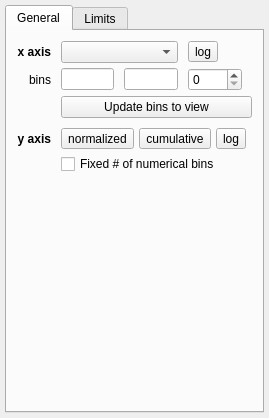
<?xml version="1.0" encoding="UTF-8"?>
<ui version="4.0">
 <class>Widget</class>
 <widget class="QWidget" name="Widget">
  <property name="geometry">
   <rect>
    <x>0</x>
    <y>0</y>
    <width>269</width>
    <height>418</height>
   </rect>
  </property>
  <property name="windowTitle">
   <string>1D Histogram Mod</string>
  </property>
  <layout class="QGridLayout" name="gridLayout_5">
   <property name="leftMargin">
    <number>5</number>
   </property>
   <property name="topMargin">
    <number>5</number>
   </property>
   <property name="rightMargin">
    <number>5</number>
   </property>
   <property name="bottomMargin">
    <number>5</number>
   </property>
   <property name="verticalSpacing">
    <number>5</number>
   </property>
   <item row="9" column="2">
    <widget class="QTabWidget" name="tab_widget">
     <property name="currentIndex">
      <number>0</number>
     </property>
     <widget class="QWidget" name="tab">
      <attribute name="title">
       <string>General</string>
      </attribute>
      <layout class="QGridLayout" name="gridLayout_2">
       <property name="leftMargin">
        <number>10</number>
       </property>
       <property name="topMargin">
        <number>10</number>
       </property>
       <property name="rightMargin">
        <number>10</number>
       </property>
       <property name="bottomMargin">
        <number>10</number>
       </property>
       <property name="horizontalSpacing">
        <number>10</number>
       </property>
       <property name="verticalSpacing">
        <number>5</number>
       </property>
       <item row="5" column="1" colspan="4">
        <widget class="QWidget" name="widget" native="true">
         <property name="sizePolicy">
          <sizepolicy hsizetype="Minimum" vsizetype="Minimum">
           <horstretch>0</horstretch>
           <verstretch>0</verstretch>
          </sizepolicy>
         </property>
         <layout class="QHBoxLayout" name="horizontalLayout_2">
          <property name="spacing">
           <number>5</number>
          </property>
          <property name="leftMargin">
           <number>0</number>
          </property>
          <property name="topMargin">
           <number>0</number>
          </property>
          <property name="rightMargin">
           <number>0</number>
          </property>
          <property name="bottomMargin">
           <number>0</number>
          </property>
          <item>
           <widget class="QToolButton" name="bool_normalize">
            <property name="text">
             <string>normalized</string>
            </property>
            <property name="checkable">
             <bool>true</bool>
            </property>
           </widget>
          </item>
          <item>
           <widget class="QToolButton" name="bool_cumulative">
            <property name="text">
             <string>cumulative</string>
            </property>
            <property name="checkable">
             <bool>true</bool>
            </property>
           </widget>
          </item>
          <item>
           <widget class="QToolButton" name="bool_y_log_">
            <property name="text">
             <string>log</string>
            </property>
            <property name="checkable">
             <bool>true</bool>
            </property>
           </widget>
          </item>
          <item>
           <spacer name="horizontalSpacer_3">
            <property name="orientation">
             <enum>Qt::Horizontal</enum>
            </property>
            <property name="sizeHint" stdset="0">
             <size>
              <width>1</width>
              <height>20</height>
             </size>
            </property>
           </spacer>
          </item>
         </layout>
        </widget>
       </item>
       <item row="1" column="2">
        <widget class="QLineEdit" name="valuetext_hist_x_max"/>
       </item>
       <item row="1" column="0">
        <widget class="QLabel" name="label">
         <property name="font">
          <font>
           <weight>50</weight>
           <bold>false</bold>
          </font>
         </property>
         <property name="text">
          <string>bins</string>
         </property>
         <property name="alignment">
          <set>Qt::AlignRight|Qt::AlignTrailing|Qt::AlignVCenter</set>
         </property>
        </widget>
       </item>
       <item row="3" column="1" colspan="4">
        <widget class="QPushButton" name="button_update_bins_to_view">
         <property name="text">
          <string>Update bins to view</string>
         </property>
        </widget>
       </item>
       <item row="8" column="1" colspan="4">
        <spacer name="horizontalSpacer">
         <property name="orientation">
          <enum>Qt::Horizontal</enum>
         </property>
         <property name="sizeHint" stdset="0">
          <size>
           <width>40</width>
           <height>5</height>
          </size>
         </property>
        </spacer>
       </item>
       <item row="4" column="1">
        <spacer name="verticalSpacer_3">
         <property name="orientation">
          <enum>Qt::Vertical</enum>
         </property>
         <property name="sizeType">
          <enum>QSizePolicy::Fixed</enum>
         </property>
         <property name="sizeHint" stdset="0">
          <size>
           <width>20</width>
           <height>5</height>
          </size>
         </property>
        </spacer>
       </item>
       <item row="8" column="0">
        <spacer name="verticalSpacer_2">
         <property name="orientation">
          <enum>Qt::Vertical</enum>
         </property>
         <property name="sizeHint" stdset="0">
          <size>
           <width>20</width>
           <height>40</height>
          </size>
         </property>
        </spacer>
       </item>
       <item row="1" column="1">
        <widget class="QLineEdit" name="valuetext_hist_x_min"/>
       </item>
       <item row="5" column="0">
        <widget class="QLabel" name="label_4">
         <property name="font">
          <font>
           <weight>75</weight>
           <bold>true</bold>
          </font>
         </property>
         <property name="text">
          <string>y axis</string>
         </property>
         <property name="alignment">
          <set>Qt::AlignRight|Qt::AlignTrailing|Qt::AlignVCenter</set>
         </property>
        </widget>
       </item>
       <item row="7" column="1" colspan="4">
        <widget class="QCheckBox" name="bool_common_n_bin">
         <property name="text">
          <string>Fixed # of numerical bins</string>
         </property>
        </widget>
       </item>
       <item row="0" column="0">
        <widget class="QLabel" name="label_3">
         <property name="font">
          <font>
           <weight>75</weight>
           <bold>true</bold>
          </font>
         </property>
         <property name="text">
          <string>x axis</string>
         </property>
         <property name="alignment">
          <set>Qt::AlignRight|Qt::AlignTrailing|Qt::AlignVCenter</set>
         </property>
        </widget>
       </item>
       <item row="1" column="3">
        <widget class="QSpinBox" name="value_hist_n_bin">
         <property name="keyboardTracking">
          <bool>true</bool>
         </property>
         <property name="maximum">
          <number>1000</number>
         </property>
        </widget>
       </item>
       <item row="0" column="1" colspan="2">
        <widget class="QComboBox" name="combosel_x_att">
         <property name="sizeAdjustPolicy">
          <enum>QComboBox::AdjustToMinimumContentsLength</enum>
         </property>
        </widget>
       </item>
       <item row="0" column="3">
        <widget class="QToolButton" name="bool_x_log_">
         <property name="text">
          <string>log</string>
         </property>
         <property name="checkable">
          <bool>true</bool>
         </property>
        </widget>
       </item>
      </layout>
     </widget>
     <widget class="QWidget" name="tab_2">
      <attribute name="title">
       <string>Limits</string>
      </attribute>
      <layout class="QGridLayout" name="gridLayout">
       <property name="leftMargin">
        <number>10</number>
       </property>
       <property name="topMargin">
        <number>10</number>
       </property>
       <property name="rightMargin">
        <number>10</number>
       </property>
       <property name="bottomMargin">
        <number>10</number>
       </property>
       <property name="horizontalSpacing">
        <number>10</number>
       </property>
       <property name="verticalSpacing">
        <number>5</number>
       </property>
       <item row="0" column="2">
        <widget class="QToolButton" name="button_flip_x">
         <property name="styleSheet">
          <string notr="true">padding: 0px</string>
         </property>
         <property name="text">
          <string>⇄</string>
         </property>
        </widget>
       </item>
       <item row="1" column="1">
        <widget class="QLineEdit" name="valuetext_y_min"/>
       </item>
       <item row="0" column="3">
        <widget class="QLineEdit" name="valuetext_x_max"/>
       </item>
       <item row="0" column="1">
        <widget class="QLineEdit" name="valuetext_x_min"/>
       </item>
       <item row="0" column="0">
        <widget class="QLabel" name="label_2">
         <property name="font">
          <font>
           <weight>75</weight>
           <bold>true</bold>
          </font>
         </property>
         <property name="text">
          <string>x axis</string>
         </property>
        </widget>
       </item>
       <item row="1" column="0">
        <widget class="QLabel" name="label_5">
         <property name="font">
          <font>
           <weight>75</weight>
           <bold>true</bold>
          </font>
         </property>
         <property name="text">
          <string>y axis</string>
         </property>
        </widget>
       </item>
       <item row="3" column="3">
        <spacer name="verticalSpacer">
         <property name="orientation">
          <enum>Qt::Vertical</enum>
         </property>
         <property name="sizeHint" stdset="0">
          <size>
           <width>20</width>
           <height>40</height>
          </size>
         </property>
        </spacer>
       </item>
       <item row="1" column="3">
        <widget class="QLineEdit" name="valuetext_y_max"/>
       </item>
       <item row="2" column="1" colspan="4">
        <spacer name="horizontalSpacer_2">
         <property name="orientation">
          <enum>Qt::Horizontal</enum>
         </property>
         <property name="sizeHint" stdset="0">
          <size>
           <width>40</width>
           <height>5</height>
          </size>
         </property>
        </spacer>
       </item>
       <item row="1" column="4">
        <widget class="QToolButton" name="bool_y_log">
         <property name="text">
          <string>log</string>
         </property>
         <property name="checkable">
          <bool>true</bool>
         </property>
        </widget>
       </item>
       <item row="0" column="4">
        <widget class="QToolButton" name="bool_x_log">
         <property name="text">
          <string>log</string>
         </property>
         <property name="checkable">
          <bool>true</bool>
         </property>
        </widget>
       </item>
      </layout>
      <zorder>bool_x_log</zorder>
      <zorder>valuetext_x_max</zorder>
      <zorder>button_flip_x</zorder>
      <zorder>valuetext_x_min</zorder>
      <zorder>valuetext_y_min</zorder>
      <zorder>valuetext_y_max</zorder>
      <zorder>bool_y_log</zorder>
      <zorder>label_2</zorder>
      <zorder>label_5</zorder>
      <zorder>verticalSpacer</zorder>
      <zorder>horizontalSpacer_2</zorder>
     </widget>
    </widget>
   </item>
  </layout>
 </widget>
 <layoutdefault spacing="6" margin="11"/>
 <resources/>
 <connections/>
</ui>
